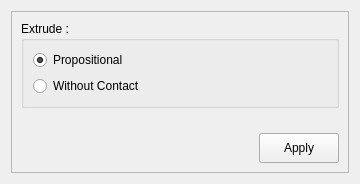
<?xml version="1.0" encoding="UTF-8"?>
<ui version="4.0">
 <class>FGEExtrudeForm</class>
 <widget class="QWidget" name="FGEExtrudeForm">
  <property name="geometry">
   <rect>
    <x>0</x>
    <y>0</y>
    <width>359</width>
    <height>184</height>
   </rect>
  </property>
  <property name="windowTitle">
   <string>Form</string>
  </property>
  <layout class="QGridLayout" name="gridLayout">
   <item row="0" column="0">
    <widget class="QFrame" name="ds_frame">
     <property name="styleSheet">
      <string notr="true"/>
     </property>
     <property name="frameShape">
      <enum>QFrame::StyledPanel</enum>
     </property>
     <property name="frameShadow">
      <enum>QFrame::Raised</enum>
     </property>
     <layout class="QGridLayout" name="gridLayout_3">
      <item row="1" column="0" colspan="2">
       <spacer name="verticalSpacer">
        <property name="orientation">
         <enum>Qt::Vertical</enum>
        </property>
        <property name="sizeHint" stdset="0">
         <size>
          <width>318</width>
          <height>15</height>
         </size>
        </property>
       </spacer>
      </item>
      <item row="2" column="0">
       <spacer name="horizontalSpacer">
        <property name="orientation">
         <enum>Qt::Horizontal</enum>
        </property>
        <property name="sizeHint" stdset="0">
         <size>
          <width>232</width>
          <height>20</height>
         </size>
        </property>
       </spacer>
      </item>
      <item row="2" column="1">
       <widget class="QPushButton" name="apply_pushButton">
        <property name="minimumSize">
         <size>
          <width>80</width>
          <height>30</height>
         </size>
        </property>
        <property name="maximumSize">
         <size>
          <width>80</width>
          <height>30</height>
         </size>
        </property>
        <property name="text">
         <string>Apply</string>
        </property>
       </widget>
      </item>
      <item row="0" column="0" colspan="2">
       <widget class="QGroupBox" name="groupBox">
        <property name="title">
         <string>Extrude :</string>
        </property>
        <layout class="QGridLayout" name="gridLayout_2">
         <item row="0" column="0">
          <widget class="QRadioButton" name="prop_radioButton">
           <property name="text">
            <string>Propositional</string>
           </property>
           <property name="checked">
            <bool>true</bool>
           </property>
          </widget>
         </item>
         <item row="1" column="0">
          <widget class="QRadioButton" name="wc_radioButton">
           <property name="text">
            <string>Without Contact</string>
           </property>
          </widget>
         </item>
        </layout>
       </widget>
      </item>
     </layout>
    </widget>
   </item>
  </layout>
 </widget>
 <resources/>
 <connections/>
</ui>
